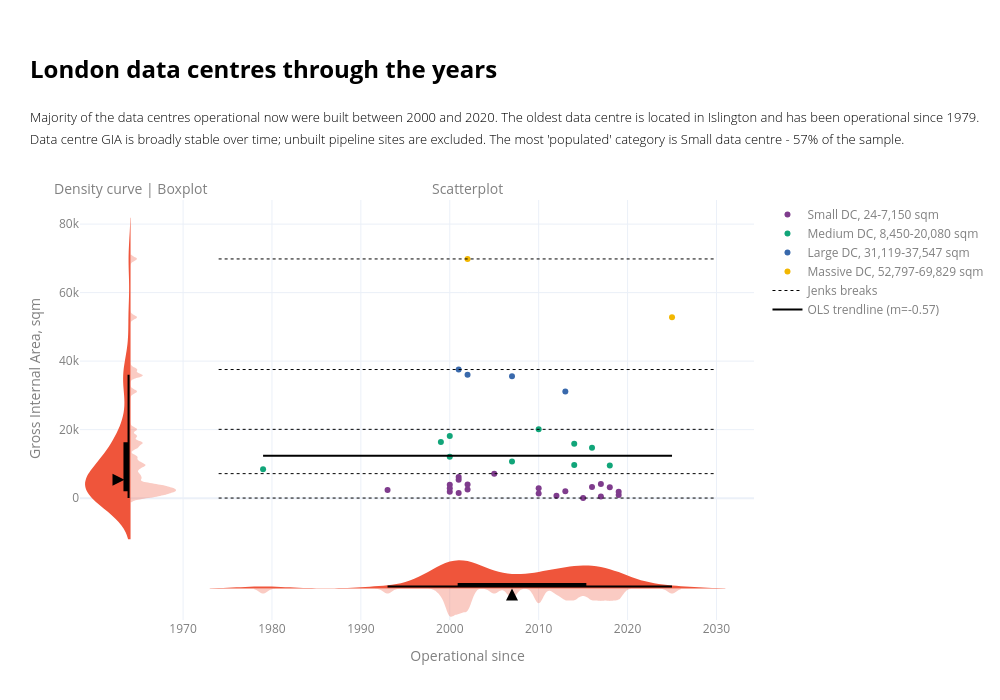

Notebook code cell kept with this figure:
### Code cell
#______________________________________
# Build subplots
#______________________________________
notes_colour, labels_colour = "black", "grey"
df = data_ldn_exstg.dropna(subset=["b8_gia_sqm", "data_centre_since"]).copy()

cols_to_show = ["id","current_occupier","lpa_name","data_centre_since","b8_gia_sqm",
                "b8_total_staff_fte","b8_employees_at_a_day_estimate","total/day ratio"]
hovertemplate = "<br>".join([f"{c}: %{{customdata[{i}]}}" for i, c in enumerate(cols_to_show)])

base_color, colors = px.colors.qualitative.Plotly[1], px.colors.qualitative.Bold
main_x, main_y = df["data_centre_since"], df["b8_gia_sqm"]
median_value, median_year = main_y.median(), main_x.median()

fig = make_subplots(
    rows=2, cols=2, shared_yaxes=True, shared_xaxes=True,
    column_widths=[0.15, 0.85], row_heights=[0.85, 0.15],
    horizontal_spacing=0.0, vertical_spacing=0.0,
    subplot_titles=["Density curve | Boxplot", "Scatterplot", None, None],
    specs=[[{"type":"xy"},{"type":"xy"}],[{"type":"xy"},{"type":"xy"}]],
)
fig.update_annotations(font=dict(size=14, color=labels_colour))

#______________________________________
# Scatterplot
#______________________________________
for i, band in enumerate(gia_labels):
    d = df[df["B8_gia_group"] == band]
    if d.empty: 
        continue
    fig.add_trace(go.Scatter(
        x=d["data_centre_since"], y=d["b8_gia_sqm"], mode="markers",
        marker=dict(size=6, color=colors[i % len(colors)]),
        customdata=d[cols_to_show].to_numpy(), hovertemplate=hovertemplate,
        name=f"{band} DC, {int(d['b8_gia_sqm'].min()):,}-{int(d['b8_gia_sqm'].max()):,} sqm",
    ), row=1, col=2)

# Breaks
for i, b in enumerate(breaks):
    fig.add_trace(go.Scatter(
        x=[main_x.min()-5, main_x.max()+5], y=[b, b], mode="lines",
        line=dict(color="black", width=1, dash="dot"),
        name="Jenks breaks" if i == 0 else None,
        showlegend=(i == 0),
        hovertemplate=f"Jenks break<br>GIA: {b:,.0f} sqm<br><extra></extra>",
        hoverinfo="text"
    ), row=1, col=2)

#______________________________________
# Density curves (LEFT - vertical violin for main_y)
#______________________________________
fig.add_trace(go.Violin(y=main_y, x0=1, orientation="v", side="positive", points=False,
                        bandwidth=600, width=45, line=dict(width=0),
                        fillcolor=make_transparent(base_color, 0.3),
                        showlegend=False, hoverinfo="skip"), row=1, col=1)

fig.add_trace(go.Violin(y=main_y, orientation="v", side="negative", points=False,
                        width=45, bandwidth=6000, line=dict(width=0),
                        box_visible=True, box_fillcolor="black",
                        box_line=dict(color="black", width=2), box_width=0.18,
                        fillcolor=base_color, showlegend=False, hoverinfo="skip"), row=1, col=1)

fig.add_scatter(x=[-2], y=[median_value], mode="markers",
                marker=dict(symbol="arrow-right", color="black", size=12),
                showlegend=False, hoverinfo="skip")

#______________________________________
# Density curve (BOTTOM - horizontal violin for main_x)
#______________________________________
fig.add_trace(go.Violin(x=main_x, y0=0, orientation="h", side="negative", points=False,
                        bandwidth=0.5, width=0.8, line=dict(width=0),
                        fillcolor=make_transparent(base_color, 0.3),
                        showlegend=False, hoverinfo="skip"), row=2, col=2)

fig.add_trace(go.Violin(x=main_x, y0=0, orientation="h", side="positive", points=False,
                        width=0.8, bandwidth=3, line=dict(width=0),
                        box_visible=True, box_fillcolor="black",
                        box_line=dict(color="black", width=2), box_width=0.18,
                        fillcolor=base_color, showlegend=False, hoverinfo="skip"), row=2, col=2)

fig.add_trace(go.Scatter(x=[median_year], y=[0], mode="markers",
                         marker=dict(symbol="arrow-up", color="black", size=12),
                         showlegend=False, hoverinfo="skip"), row=2, col=2)

#______________________________________
# Trendline
#______________________________________
x, y = main_x.to_numpy(), main_y.to_numpy()
m, c = np.polyfit(x, y, 1)
xt = np.linspace(main_x.min(), main_x.max(), 100)
fig.add_trace(go.Scatter(x=xt, y=m*xt + c, mode="lines",
                         line=dict(color="black", width=2),
                         name=f"OLS trendline (m={m:.2f})"), row=1, col=2)

#______________________________________
# Layout updates - adding title and subtitle notes
#______________________________________
fig.update_layout(
    width=1000, height=700, template="plotly_white",
    title=dict(
        text=(
            f"<br><span style='font-size:24px; font-weight:bold; color:{notes_colour}; display:block; margin-bottom:2px;'>"
            "London data centres through the years"
            "</span><br><br>"
            f"<span style='font-size:13px; font-weight:300; color:{notes_colour}; display:block; margin-bottom:0px;'>"
            "Majority of the data centres operational now were built between 2000 and 2020. "
            f"The oldest data centre is located in {df.loc[main_x.idxmin(), 'lpa_name']} and has been operational since {int(main_x.min())}. "
            "</span><br>"
            f"<span style='font-size:13px; font-weight:300; color:{notes_colour}; display:block; margin-bottom:0px;'>"
            "Data centre GIA is broadly stable over time; unbuilt pipeline sites are excluded. "
            f"The most 'populated' category is {df['B8_gia_group'].value_counts().idxmax()} data centre - {(df['B8_gia_group'].value_counts().max() / (df['B8_gia_group'].notna().sum() / 100)):,.0f}% of the sample." 
            "</span><br>"
        ),
        x=0.03, xanchor="left", y=0.92, yanchor="top",
    ),
    margin=dict(t=200),
    legend=dict(font=dict(color=labels_colour))
)

# Axis labels (scatter axes)
fig.update_xaxes(title_text="Operational since", row=2, col=2,
                 title_font=dict(color=labels_colour), tickfont=dict(color=labels_colour))
fig.update_yaxes(title_text="Gross Internal Area, sqm", row=1, col=1,
                 title_font=dict(color=labels_colour), tickfont=dict(color=labels_colour))

# hide axis clutter on distribution panels
fig.update_xaxes(showticklabels=False, row=1, col=1)
fig.update_yaxes(showticklabels=False, row=2, col=2)

# hide the empty bottom-left subplot completely
fig.update_xaxes(visible=False, row=2, col=1)
fig.update_yaxes(visible=False, row=2, col=1)

fig.show()

### Figure 1 — Plotly figure (JSON) as saved in the notebook; plotly's stock layout.template omitted (floating-point values rounded to 4 significant figures; data arrays with more than 128 entries replaced by an {"elided": "..."} marker saying what was removed)
{"data": [{"customdata": {"elided": "21x8 mixed values"}, "hovertemplate": "id: %{customdata[0]}<br>current_occupier: %{customdata[1]}<br>lpa_name: %{customdata[2]}<br>data_centre_since: %{customdata[3]}<br>b8_gia_sqm: %{customdata[4]}<br>b8_total_staff_fte: %{customdata[5]}<br>b8_employees_at_a_day_estimate: %{customdata[6]}<br>total/day ratio: %{customdata[7]}", "marker": {"color": "rgb(127, 60, 141)", "size": 6}, "mode": "markers", "name": "Small DC, 24-7,150 sqm", "type": "scatter", "x": [1993.0, 2000.0, 2000.0, 2000.0, 2001.0, 2001.0, 2001.0, 2002.0, 2002.0, 2005.0, 2010.0, 2010.0, 2012.0, 2013.0, 2015.0, 2016.0, 2017.0, 2017.0, 2018.0, 2019.0, 2019.0], "xaxis": "x2", "y": [2400.0, 1895.0, 3900.0, 2850.0, 1517.0, 6200.0, 5400.0, 2500.0, 4000.0, 7150.0, 2900.0, 1320.0, 690.0, 2041.0, 24.0, 3282.0, 490.0, 4104.0, 3198.0, 925.9, 1850.0], "yaxis": "y2"}, {"customdata": [["Islington-P112148", "Verne Global", "Islington", 1979, 8450, null, null, null], ["Tower_Hamlets-PA_10_02860", "Equinix Data Centre", "Tower Hamlets", 1999, 16413, 262, null, null], ["Hounslow-P_2019_3115", "ServerFarm", "Hounslow", 2000, 12080.0, null, null, null], ["Hounslow-P_2009_1661", "Redcentric", "Hounslow", 2000, 18116, 159, null, null], ["Hounslow-P_2007_1897", null, "Hounslow", 2007, 10710, 6, null, null], ["Tower_Hamlets-PA_08_01799", "Telehouse International Corporation of Europe Ltd", "Tower Hamlets", 2010, 20080, 115, null, null], ["Tower_Hamlets-PA_13_00803", "Digital Realty ", "Tower Hamlets", 2014, 9666, 41, null, null], ["Hounslow-P_2011_3272", "Virtus", "Hounslow", 2014, 15893, 12, null, null], ["Tower_Hamlets-PA_20_02381_NC", "Echelon", "Tower Hamlets", 2016, 14727, 61, 31, 1.97], ["Ealing-224110OPDFUL", "Colt Data Centre Services", "Ealing", 2018, 9553, 35, null, null]], "hovertemplate": "id: %{customdata[0]}<br>current_occupier: %{customdata[1]}<br>lpa_name: %{customdata[2]}<br>data_centre_since: %{customdata[3]}<br>b8_gia_sqm: %{customdata[4]}<br>b8_total_staff_fte: %{customdata[5]}<br>b8_employees_at_a_day_estimate: %{customdata[6]}<br>total/day ratio: %{customdata[7]}", "marker": {"color": "rgb(17, 165, 121)", "size": 6}, "mode": "markers", "name": "Medium DC, 8,450-20,080 sqm", "type": "scatter", "x": [1979.0, 1999.0, 2000.0, 2000.0, 2007.0, 2010.0, 2014.0, 2014.0, 2016.0, 2018.0], "xaxis": "x2", "y": [8450.0, 16410.0, 12080.0, 18120.0, 10710.0, 20080.0, 9666.0, 15890.0, 14730.0, 9553.0], "yaxis": "y2"}, {"customdata": [["Hillingdon-38421_APP_2021_4045", "Colt Data Centre Services", "Hillingdon", 2001, 37547, null, null, null], ["Hillingdon-18399_APP_2022_411", "Virtus", "Hillingdon", 2002, 36000, null, 20, null], ["Havering-P0151_12", "Green Mountain", "Havering", 2007, 35600, null, 60, null], ["Tower_Hamlets-PA_22_01023_NC", "Telehouse International Corporation of Europe Ltd", "Tower Hamlets", 2013, 31119, 250, null, null]], "hovertemplate": "id: %{customdata[0]}<br>current_occupier: %{customdata[1]}<br>lpa_name: %{customdata[2]}<br>data_centre_since: %{customdata[3]}<br>b8_gia_sqm: %{customdata[4]}<br>b8_total_staff_fte: %{customdata[5]}<br>b8_employees_at_a_day_estimate: %{customdata[6]}<br>total/day ratio: %{customdata[7]}", "marker": {"color": "rgb(57, 105, 172)", "size": 6}, "mode": "markers", "name": "Large DC, 31,119-37,547 sqm", "type": "scatter", "x": [2001.0, 2002.0, 2007.0, 2013.0], "xaxis": "x2", "y": [37550.0, 36000.0, 35600.0, 31120.0], "yaxis": "y2"}, {"customdata": [["Tower_Hamlets-PA_24_01932_A1", "Global Switch London", "Tower Hamlets", 2002, 69829, 84, null, null], ["Barking_&_Dagenham-18_00161_FUL", "NTT Data Centre", "Barking & Dagenham", 2025, 52800.0, 150, 62, 2.42]], "hovertemplate": "id: %{customdata[0]}<br>current_occupier: %{customdata[1]}<br>lpa_name: %{customdata[2]}<br>data_centre_since: %{customdata[3]}<br>b8_gia_sqm: %{customdata[4]}<br>b8_total_staff_fte: %{customdata[5]}<br>b8_employees_at_a_day_estimate: %{customdata[6]}<br>total/day ratio: %{customdata[7]}", "marker": {"color": "rgb(242, 183, 1)", "size": 6}, "mode": "markers", "name": "Massive DC, 52,797-69,829 sqm", "type": "scatter", "x": [2002.0, 2025.0], "xaxis": "x2", "y": [69830.0, 52800.0], "yaxis": "y2"}, {"hoverinfo": "text", "hovertemplate": "Jenks break<br>GIA: 24 sqm<br><extra></extra>", "line": {"color": "black", "dash": "dot", "width": 1}, "mode": "lines", "name": "Jenks breaks", "showlegend": true, "type": "scatter", "x": [1974, 2030], "xaxis": "x2", "y": [24, 24], "yaxis": "y2"}, {"hoverinfo": "text", "hovertemplate": "Jenks break<br>GIA: 7,150 sqm<br><extra></extra>", "line": {"color": "black", "dash": "dot", "width": 1}, "mode": "lines", "showlegend": false, "type": "scatter", "x": [1974, 2030], "xaxis": "x2", "y": [7150, 7150], "yaxis": "y2"}, {"hoverinfo": "text", "hovertemplate": "Jenks break<br>GIA: 20,080 sqm<br><extra></extra>", "line": {"color": "black", "dash": "dot", "width": 1}, "mode": "lines", "showlegend": false, "type": "scatter", "x": [1974, 2030], "xaxis": "x2", "y": [20080, 20080], "yaxis": "y2"}, {"hoverinfo": "text", "hovertemplate": "Jenks break<br>GIA: 37,547 sqm<br><extra></extra>", "line": {"color": "black", "dash": "dot", "width": 1}, "mode": "lines", "showlegend": false, "type": "scatter", "x": [1974, 2030], "xaxis": "x2", "y": [37547, 37547], "yaxis": "y2"}, {"hoverinfo": "text", "hovertemplate": "Jenks break<br>GIA: 69,829 sqm<br><extra></extra>", "line": {"color": "black", "dash": "dot", "width": 1}, "mode": "lines", "showlegend": false, "type": "scatter", "x": [1974, 2030], "xaxis": "x2", "y": [69829, 69829], "yaxis": "y2"}, {"bandwidth": 600, "fillcolor": "rgba(239,85,59,0.3)", "hoverinfo": "skip", "line": {"width": 0}, "orientation": "v", "points": false, "showlegend": false, "side": "positive", "type": "violin", "width": 45, "x0": 1, "xaxis": "x", "y": [8450.0, 2400.0, 16410.0, 1895.0, 3900.0, 12080.0, 18120.0, 2850.0, 1517.0, 6200.0, 37550.0, 5400.0, 2500.0, 36000.0, 69830.0, 4000.0, 7150.0, 35600.0, 10710.0, 2900.0, 20080.0, 1320.0, 690.0, 2041.0, 31120.0, 9666.0, 15890.0, 24.0, 3282.0, 14730.0, 490.0, 4104.0, 9553.0, 3198.0, 925.9, 1850.0, 52800.0], "yaxis": "y"}, {"bandwidth": 6000, "box": {"fillcolor": "black", "line": {"color": "black", "width": 2}, "visible": true, "width": 0.18}, "fillcolor": "#EF553B", "hoverinfo": "skip", "line": {"width": 0}, "orientation": "v", "points": false, "showlegend": false, "side": "negative", "type": "violin", "width": 45, "xaxis": "x", "y": [8450.0, 2400.0, 16410.0, 1895.0, 3900.0, 12080.0, 18120.0, 2850.0, 1517.0, 6200.0, 37550.0, 5400.0, 2500.0, 36000.0, 69830.0, 4000.0, 7150.0, 35600.0, 10710.0, 2900.0, 20080.0, 1320.0, 690.0, 2041.0, 31120.0, 9666.0, 15890.0, 24.0, 3282.0, 14730.0, 490.0, 4104.0, 9553.0, 3198.0, 925.9, 1850.0, 52800.0], "yaxis": "y"}, {"hoverinfo": "skip", "marker": {"color": "black", "size": 12, "symbol": "arrow-right"}, "mode": "markers", "showlegend": false, "type": "scatter", "x": [-2], "y": [5400]}, {"bandwidth": 0.5, "fillcolor": "rgba(239,85,59,0.3)", "hoverinfo": "skip", "line": {"width": 0}, "orientation": "h", "points": false, "showlegend": false, "side": "negative", "type": "violin", "width": 0.8, "x": [1979.0, 1993.0, 1999.0, 2000.0, 2000.0, 2000.0, 2000.0, 2000.0, 2001.0, 2001.0, 2001.0, 2001.0, 2002.0, 2002.0, 2002.0, 2002.0, 2005.0, 2007.0, 2007.0, 2010.0, 2010.0, 2010.0, 2012.0, 2013.0, 2013.0, 2014.0, 2014.0, 2015.0, 2016.0, 2016.0, 2017.0, 2017.0, 2018.0, 2018.0, 2019.0, 2019.0, 2025.0], "xaxis": "x4", "y0": 0, "yaxis": "y4"}, {"bandwidth": 3, "box": {"fillcolor": "black", "line": {"color": "black", "width": 2}, "visible": true, "width": 0.18}, "fillcolor": "#EF553B", "hoverinfo": "skip", "line": {"width": 0}, "orientation": "h", "points": false, "showlegend": false, "side": "positive", "type": "violin", "width": 0.8, "x": [1979.0, 1993.0, 1999.0, 2000.0, 2000.0, 2000.0, 2000.0, 2000.0, 2001.0, 2001.0, 2001.0, 2001.0, 2002.0, 2002.0, 2002.0, 2002.0, 2005.0, 2007.0, 2007.0, 2010.0, 2010.0, 2010.0, 2012.0, 2013.0, 2013.0, 2014.0, 2014.0, 2015.0, 2016.0, 2016.0, 2017.0, 2017.0, 2018.0, 2018.0, 2019.0, 2019.0, 2025.0], "xaxis": "x4", "y0": 0, "yaxis": "y4"}, {"hoverinfo": "skip", "marker": {"color": "black", "size": 12, "symbol": "arrow-up"}, "mode": "markers", "showlegend": false, "type": "scatter", "x": [2007], "xaxis": "x4", "y": [0], "yaxis": "y4"}, {"line": {"color": "black", "width": 2}, "mode": "lines", "name": "OLS trendline (m=-0.57)", "type": "scatter", "x": [1979.0, 1979.0, 1980.0, 1980.0, 1981.0, 1981.0, 1982.0, 1982.0, 1983.0, 1983.0, 1984.0, 1984.0, 1985.0, 1985.0, 1986.0, 1986.0, 1986.0, 1987.0, 1987.0, 1988.0, 1988.0, 1989.0, 1989.0, 1990.0, 1990.0, 1991.0, 1991.0, 1992.0, 1992.0, 1992.0, 1993.0, 1993.0, 1994.0, 1994.0, 1995.0, 1995.0, 1996.0, 1996.0, 1997.0, 1997.0, 1998.0, 1998.0, 1999.0, 1999.0, 1999.0, 2000.0, 2000.0, 2001.0, 2001.0, 2002.0, 2002.0, 2003.0, 2003.0, 2004.0, 2004.0, 2005.0, 2005.0, 2005.0, 2006.0, 2006.0, 2007.0, 2007.0, 2008.0, 2008.0, 2009.0, 2009.0, 2010.0, 2010.0, 2011.0, 2011.0, 2012.0, 2012.0, 2012.0, 2013.0, 2013.0, 2014.0, 2014.0, 2015.0, 2015.0, 2016.0, 2016.0, 2017.0, 2017.0, 2018.0, 2018.0, 2018.0, 2019.0, 2019.0, 2020.0, 2020.0, 2021.0, 2021.0, 2022.0, 2022.0, 2023.0, 2023.0, 2024.0, 2024.0, 2025.0, 2025.0], "xaxis": "x2", "y": [12370.0, 12370.0, 12370.0, 12370.0, 12370.0, 12370.0, 12370.0, 12370.0, 12370.0, 12370.0, 12370.0, 12370.0, 12370.0, 12370.0, 12370.0, 12370.0, 12370.0, 12370.0, 12370.0, 12370.0, 12370.0, 12370.0, 12370.0, 12370.0, 12370.0, 12370.0, 12370.0, 12370.0, 12370.0, 12370.0, 12370.0, 12370.0, 12360.0, 12360.0, 12360.0, 12360.0, 12360.0, 12360.0, 12360.0, 12360.0, 12360.0, 12360.0, 12360.0, 12360.0, 12360.0, 12360.0, 12360.0, 12360.0, 12360.0, 12360.0, 12360.0, 12360.0, 12360.0, 12360.0, 12360.0, 12360.0, 12360.0, 12360.0, 12360.0, 12360.0, 12360.0, 12360.0, 12360.0, 12360.0, 12360.0, 12360.0, 12360.0, 12360.0, 12360.0, 12360.0, 12350.0, 12350.0, 12350.0, 12350.0, 12350.0, 12350.0, 12350.0, 12350.0, 12350.0, 12350.0, 12350.0, 12350.0, 12350.0, 12350.0, 12350.0, 12350.0, 12350.0, 12350.0, 12350.0, 12350.0, 12350.0, 12350.0, 12350.0, 12350.0, 12350.0, 12350.0, 12350.0, 12350.0, 12350.0, 12350.0], "yaxis": "y2"}], "layout": {"annotations": [{"font": {"color": "grey", "size": 14}, "showarrow": false, "text": "Density curve | Boxplot", "x": 0.075, "xanchor": "center", "xref": "paper", "y": 1, "yanchor": "bottom", "yref": "paper"}, {"font": {"color": "grey", "size": 14}, "showarrow": false, "text": "Scatterplot", "x": 0.575, "xanchor": "center", "xref": "paper", "y": 1, "yanchor": "bottom", "yref": "paper"}], "height": 700, "legend": {"font": {"color": "grey"}}, "margin": {"t": 200}, "title": {"text": "<br><span style='font-size:24px; font-weight:bold; color:black; display:block; margin-bottom:2px;'>London data centres through the years</span><br><br><span style='font-size:13px; font-weight:300; color:black; display:block; margin-bottom:0px;'>Majority of the data centres operational now were built between 2000 and 2020. The oldest data centre is located in Islington and has been operational since 1979. </span><br><span style='font-size:13px; font-weight:300; color:black; display:block; margin-bottom:0px;'>Data centre GIA is broadly stable over time; unbuilt pipeline sites are excluded. The most 'populated' category is Small data centre - 57% of the sample.</span><br>", "x": 0.03, "xanchor": "left", "y": 0.92, "yanchor": "top"}, "width": 1000, "xaxis": {"anchor": "y", "domain": [0, 0.15], "matches": "x3", "showticklabels": false}, "xaxis2": {"anchor": "y2", "domain": [0.15, 1], "matches": "x4", "showticklabels": false}, "xaxis3": {"anchor": "y3", "domain": [0, 0.15], "visible": false}, "xaxis4": {"anchor": "y4", "domain": [0.15, 1], "tickfont": {"color": "grey"}, "title": {"font": {"color": "grey"}, "text": "Operational since"}}, "yaxis": {"anchor": "x", "domain": [0.15, 1], "tickfont": {"color": "grey"}, "title": {"font": {"color": "grey"}, "text": "Gross Internal Area, sqm"}}, "yaxis2": {"anchor": "x2", "domain": [0.15, 1], "matches": "y", "showticklabels": false}, "yaxis3": {"anchor": "x3", "domain": [0, 0.15], "visible": false}, "yaxis4": {"anchor": "x4", "domain": [0, 0.15], "matches": "y3", "showticklabels": false}}}
